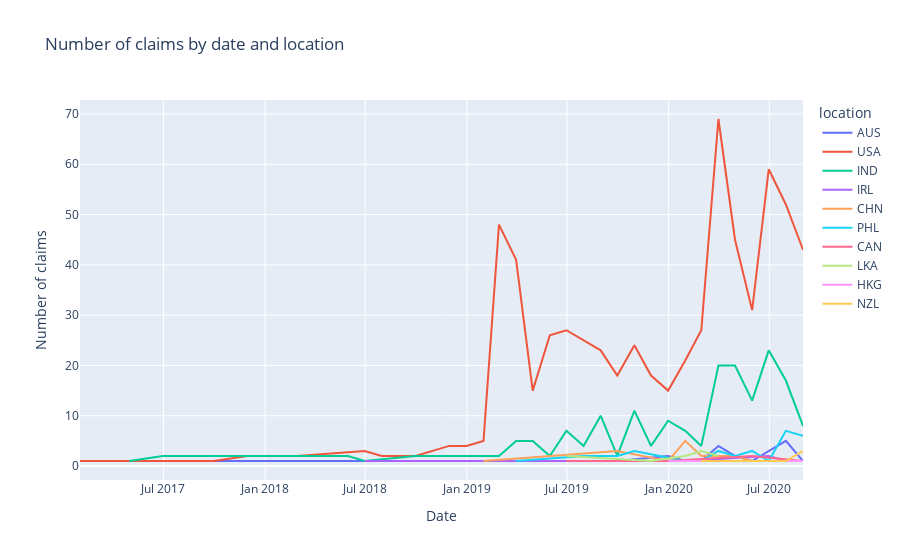

Write notebook code for a chart like this one.
### Code cell
# plot the time series of claims by date and location_ISO_code
fig = px.line(claims_by_date_location, x='claim_date', y='count', color='location', title='Number of claims by date and location', labels={'claim_date': 'Date', 'count': 'Number of claims'})
fig.show()

### Figure 1 — Plotly figure (JSON) as saved in the notebook; plotly's stock layout.template omitted (floating-point values rounded to 4 significant figures)
{"data": [{"hovertemplate": "location=AUS<br>Date=%{x}<br>Number of claims=%{y}<extra></extra>", "legendgroup": "AUS", "line": {"color": "#636efa", "dash": "solid"}, "marker": {"symbol": "circle"}, "mode": "lines", "name": "AUS", "orientation": "v", "showlegend": true, "type": "scatter", "x": ["2017-01-31T00:00:00", "2017-02-28T00:00:00", "2019-02-28T00:00:00", "2019-03-31T00:00:00", "2019-04-30T00:00:00", "2019-07-31T00:00:00", "2019-09-30T00:00:00", "2019-12-31T00:00:00", "2020-01-31T00:00:00", "2020-02-29T00:00:00", "2020-03-31T00:00:00", "2020-04-30T00:00:00", "2020-05-31T00:00:00", "2020-07-31T00:00:00", "2020-08-31T00:00:00"], "xaxis": "x", "y": [1, 1, 1, 1, 1, 1, 1, 2, 1, 1, 4, 2, 1, 5, 1], "yaxis": "y"}, {"hovertemplate": "location=USA<br>Date=%{x}<br>Number of claims=%{y}<extra></extra>", "legendgroup": "USA", "line": {"color": "#EF553B", "dash": "solid"}, "marker": {"symbol": "circle"}, "mode": "lines", "name": "USA", "orientation": "v", "showlegend": true, "type": "scatter", "x": ["2017-01-31T00:00:00", "2017-09-30T00:00:00", "2017-11-30T00:00:00", "2018-02-28T00:00:00", "2018-06-30T00:00:00", "2018-07-31T00:00:00", "2018-09-30T00:00:00", "2018-11-30T00:00:00", "2018-12-31T00:00:00", "2019-01-31T00:00:00", "2019-02-28T00:00:00", "2019-03-31T00:00:00", "2019-04-30T00:00:00", "2019-05-31T00:00:00", "2019-06-30T00:00:00", "2019-07-31T00:00:00", "2019-08-31T00:00:00", "2019-09-30T00:00:00", "2019-10-31T00:00:00", "2019-11-30T00:00:00", "2019-12-31T00:00:00", "2020-01-31T00:00:00", "2020-02-29T00:00:00", "2020-03-31T00:00:00", "2020-04-30T00:00:00", "2020-05-31T00:00:00", "2020-06-30T00:00:00", "2020-07-31T00:00:00", "2020-08-31T00:00:00"], "xaxis": "x", "y": [1, 1, 2, 2, 3, 2, 2, 4, 4, 5, 48, 41, 15, 26, 27, 25, 23, 18, 24, 18, 15, 21, 27, 69, 45, 31, 59, 52, 43], "yaxis": "y"}, {"hovertemplate": "location=IND<br>Date=%{x}<br>Number of claims=%{y}<extra></extra>", "legendgroup": "IND", "line": {"color": "#00cc96", "dash": "solid"}, "marker": {"symbol": "circle"}, "mode": "lines", "name": "IND", "orientation": "v", "showlegend": true, "type": "scatter", "x": ["2017-04-30T00:00:00", "2017-06-30T00:00:00", "2018-05-31T00:00:00", "2018-06-30T00:00:00", "2018-09-30T00:00:00", "2018-12-31T00:00:00", "2019-02-28T00:00:00", "2019-03-31T00:00:00", "2019-04-30T00:00:00", "2019-05-31T00:00:00", "2019-06-30T00:00:00", "2019-07-31T00:00:00", "2019-08-31T00:00:00", "2019-09-30T00:00:00", "2019-10-31T00:00:00", "2019-11-30T00:00:00", "2019-12-31T00:00:00", "2020-01-31T00:00:00", "2020-02-29T00:00:00", "2020-03-31T00:00:00", "2020-04-30T00:00:00", "2020-05-31T00:00:00", "2020-06-30T00:00:00", "2020-07-31T00:00:00", "2020-08-31T00:00:00"], "xaxis": "x", "y": [1, 2, 2, 1, 2, 2, 2, 5, 5, 2, 7, 4, 10, 2, 11, 4, 9, 7, 4, 20, 20, 13, 23, 17, 8], "yaxis": "y"}, {"hovertemplate": "location=IRL<br>Date=%{x}<br>Number of claims=%{y}<extra></extra>", "legendgroup": "IRL", "line": {"color": "#ab63fa", "dash": "solid"}, "marker": {"symbol": "circle"}, "mode": "lines", "name": "IRL", "orientation": "v", "showlegend": true, "type": "scatter", "x": ["2018-06-30T00:00:00", "2019-06-30T00:00:00", "2019-12-31T00:00:00", "2020-01-31T00:00:00", "2020-06-30T00:00:00", "2020-07-31T00:00:00"], "xaxis": "x", "y": [1, 1, 1, 1, 2, 1], "yaxis": "y"}, {"hovertemplate": "location=CHN<br>Date=%{x}<br>Number of claims=%{y}<extra></extra>", "legendgroup": "CHN", "line": {"color": "#FFA15A", "dash": "solid"}, "marker": {"symbol": "circle"}, "mode": "lines", "name": "CHN", "orientation": "v", "showlegend": true, "type": "scatter", "x": ["2019-01-31T00:00:00", "2019-09-30T00:00:00", "2019-12-31T00:00:00", "2020-01-31T00:00:00", "2020-02-29T00:00:00", "2020-03-31T00:00:00", "2020-04-30T00:00:00", "2020-05-31T00:00:00", "2020-06-30T00:00:00", "2020-07-31T00:00:00"], "xaxis": "x", "y": [1, 3, 1, 5, 2, 2, 2, 1, 1, 1], "yaxis": "y"}, {"hovertemplate": "location=PHL<br>Date=%{x}<br>Number of claims=%{y}<extra></extra>", "legendgroup": "PHL", "line": {"color": "#19d3f3", "dash": "solid"}, "marker": {"symbol": "circle"}, "mode": "lines", "name": "PHL", "orientation": "v", "showlegend": true, "type": "scatter", "x": ["2019-03-31T00:00:00", "2019-07-31T00:00:00", "2019-09-30T00:00:00", "2019-10-31T00:00:00", "2020-01-31T00:00:00", "2020-02-29T00:00:00", "2020-03-31T00:00:00", "2020-04-30T00:00:00", "2020-05-31T00:00:00", "2020-06-30T00:00:00", "2020-07-31T00:00:00", "2020-08-31T00:00:00"], "xaxis": "x", "y": [1, 2, 2, 3, 1, 1, 3, 2, 3, 1, 7, 6], "yaxis": "y"}, {"hovertemplate": "location=CAN<br>Date=%{x}<br>Number of claims=%{y}<extra></extra>", "legendgroup": "CAN", "line": {"color": "#FF6692", "dash": "solid"}, "marker": {"symbol": "circle"}, "mode": "lines", "name": "CAN", "orientation": "v", "showlegend": true, "type": "scatter", "x": ["2019-06-30T00:00:00", "2019-08-31T00:00:00", "2019-11-30T00:00:00", "2019-12-31T00:00:00", "2020-05-31T00:00:00", "2020-08-31T00:00:00"], "xaxis": "x", "y": [1, 1, 1, 1, 2, 1], "yaxis": "y"}, {"hovertemplate": "location=LKA<br>Date=%{x}<br>Number of claims=%{y}<extra></extra>", "legendgroup": "LKA", "line": {"color": "#B6E880", "dash": "solid"}, "marker": {"symbol": "circle"}, "mode": "lines", "name": "LKA", "orientation": "v", "showlegend": true, "type": "scatter", "x": ["2019-06-30T00:00:00", "2019-11-30T00:00:00", "2020-01-31T00:00:00", "2020-02-29T00:00:00", "2020-03-31T00:00:00"], "xaxis": "x", "y": [2, 1, 2, 3, 2], "yaxis": "y"}, {"hovertemplate": "location=HKG<br>Date=%{x}<br>Number of claims=%{y}<extra></extra>", "legendgroup": "HKG", "line": {"color": "#FF97FF", "dash": "solid"}, "marker": {"symbol": "circle"}, "mode": "lines", "name": "HKG", "orientation": "v", "showlegend": true, "type": "scatter", "x": ["2019-12-31T00:00:00", "2020-04-30T00:00:00", "2020-06-30T00:00:00", "2020-08-31T00:00:00"], "xaxis": "x", "y": [1, 1, 1, 1], "yaxis": "y"}, {"hovertemplate": "location=NZL<br>Date=%{x}<br>Number of claims=%{y}<extra></extra>", "legendgroup": "NZL", "line": {"color": "#FECB52", "dash": "solid"}, "marker": {"symbol": "circle"}, "mode": "lines", "name": "NZL", "orientation": "v", "showlegend": true, "type": "scatter", "x": ["2020-02-29T00:00:00", "2020-06-30T00:00:00", "2020-07-31T00:00:00", "2020-08-31T00:00:00"], "xaxis": "x", "y": [1, 1, 1, 3], "yaxis": "y"}], "layout": {"legend": {"title": {"text": "location"}, "tracegroupgap": 0}, "title": {"text": "Number of claims by date and location"}, "xaxis": {"anchor": "y", "domain": [0, 1], "title": {"text": "Date"}}, "yaxis": {"anchor": "x", "domain": [0, 1], "title": {"text": "Number of claims"}}}}
